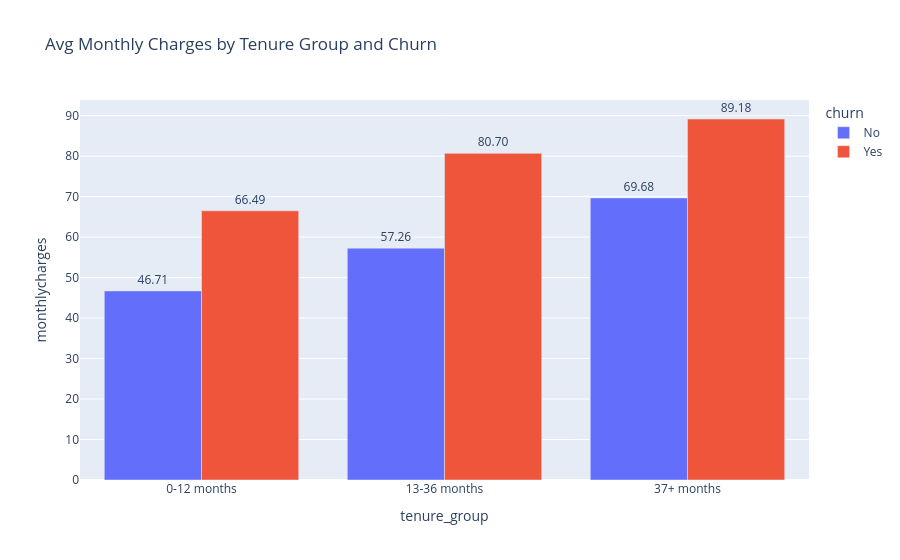

The code cell stored with this chart in its notebook:
### Code cell
#3.Adding annotations(tenure + churn)
avg_charges_churn = df.groupby(['tenure_group', 'churn'])['monthlycharges'].mean().reset_index()

fig = px.bar(
    avg_charges_churn,
    x='tenure_group',
    y='monthlycharges',
    color='churn',
    barmode='group',
    title="Avg Monthly Charges by Tenure Group and Churn",
    text='monthlycharges'
)

fig.update_traces(texttemplate='%{text:.2f}', textposition='outside')

fig.show()

### Figure 1 — Plotly figure (JSON) as saved in the notebook; plotly's stock layout.template omitted (floating-point values rounded to 4 significant figures)
{"data": [{"alignmentgroup": "True", "hovertemplate": "churn=No<br>tenure_group=%{x}<br>monthlycharges=%{text}<extra></extra>", "legendgroup": "No", "marker": {"color": "#636efa", "pattern": {"shape": ""}}, "name": "No", "offsetgroup": "No", "orientation": "v", "showlegend": true, "text": [46.71, 57.26, 69.68], "textposition": "outside", "texttemplate": "%{text:.2f}", "type": "bar", "x": ["0-12 months", "13-36 months", "37+ months"], "xaxis": "x", "y": [46.71, 57.26, 69.68], "yaxis": "y"}, {"alignmentgroup": "True", "hovertemplate": "churn=Yes<br>tenure_group=%{x}<br>monthlycharges=%{text}<extra></extra>", "legendgroup": "Yes", "marker": {"color": "#EF553B", "pattern": {"shape": ""}}, "name": "Yes", "offsetgroup": "Yes", "orientation": "v", "showlegend": true, "text": [66.49, 80.7, 89.18], "textposition": "outside", "texttemplate": "%{text:.2f}", "type": "bar", "x": ["0-12 months", "13-36 months", "37+ months"], "xaxis": "x", "y": [66.49, 80.7, 89.18], "yaxis": "y"}], "layout": {"barmode": "group", "legend": {"title": {"text": "churn"}, "tracegroupgap": 0}, "title": {"text": "Avg Monthly Charges by Tenure Group and Churn"}, "xaxis": {"anchor": "y", "domain": [0, 1], "title": {"text": "tenure_group"}}, "yaxis": {"anchor": "x", "domain": [0, 1], "title": {"text": "monthlycharges"}}}}
